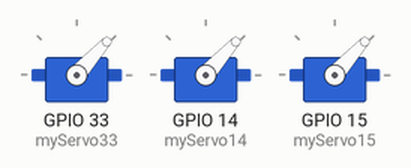
Simulated run of this sketch. Board: ESP32. Parts: 3 × servo.

Above: at 0.05 s.
At 0.45 s:
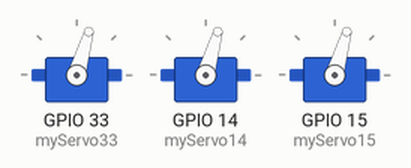
At 0.65 s:
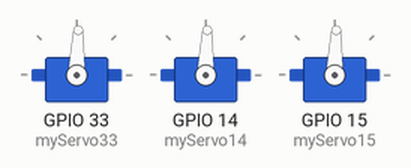
At 1.25 s:
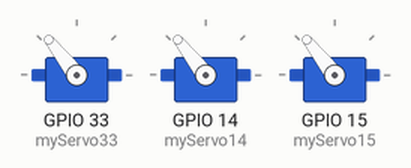
At 1.85 s:
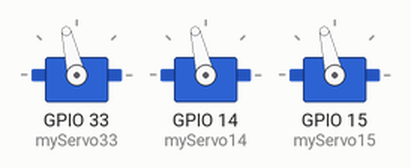
At 2.5 s:
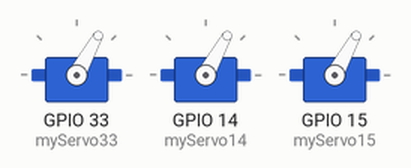
Timing chart, 0 to 6.3 s (numbered marks = the images above):
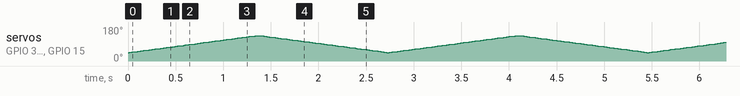

The sketch:

kalibrasiServo.ino
```cpp
#include <ESP32Servo.h>

// Create three Servo objects
Servo myServo33; // steer
Servo myServo14; // tengah
Servo myServo15; //

void setup() {
    // Attach each servo to its GPIO pin with proper pulse width
    myServo33.attach(33, 500, 2500); // Pin 33
    myServo14.attach(14, 500, 2500); // Pin 14
    myServo15.attach(15, 500, 2500); // Pin 15
}

void loop() {
    // Move servo 15 gradually from 0 to 180 degrees
    for(int pos = 45; pos <= 135; pos += 1) { // goes from 0 to 180 degrees
        myServo15.write(pos);
        myServo14.write(pos);                // tell servo to go to position
        myServo33.write(pos);                // tell servo to go to position
                // tell servo to go to position
        delay(15);                           // waits 15ms for the servo to reach the position
    }

    // Then move it back from 180 to 0 degrees
    for(int pos = 135; pos >= 45; pos -= 1) { // goes from 180 to 0 degrees
        myServo15.write(pos);
        myServo14.write(pos);                // tell servo to go to position
        myServo33.write(pos);                 // tell servo to go to position
        delay(15);                           // waits 15ms for the servo to reach the position
    }
}
```
